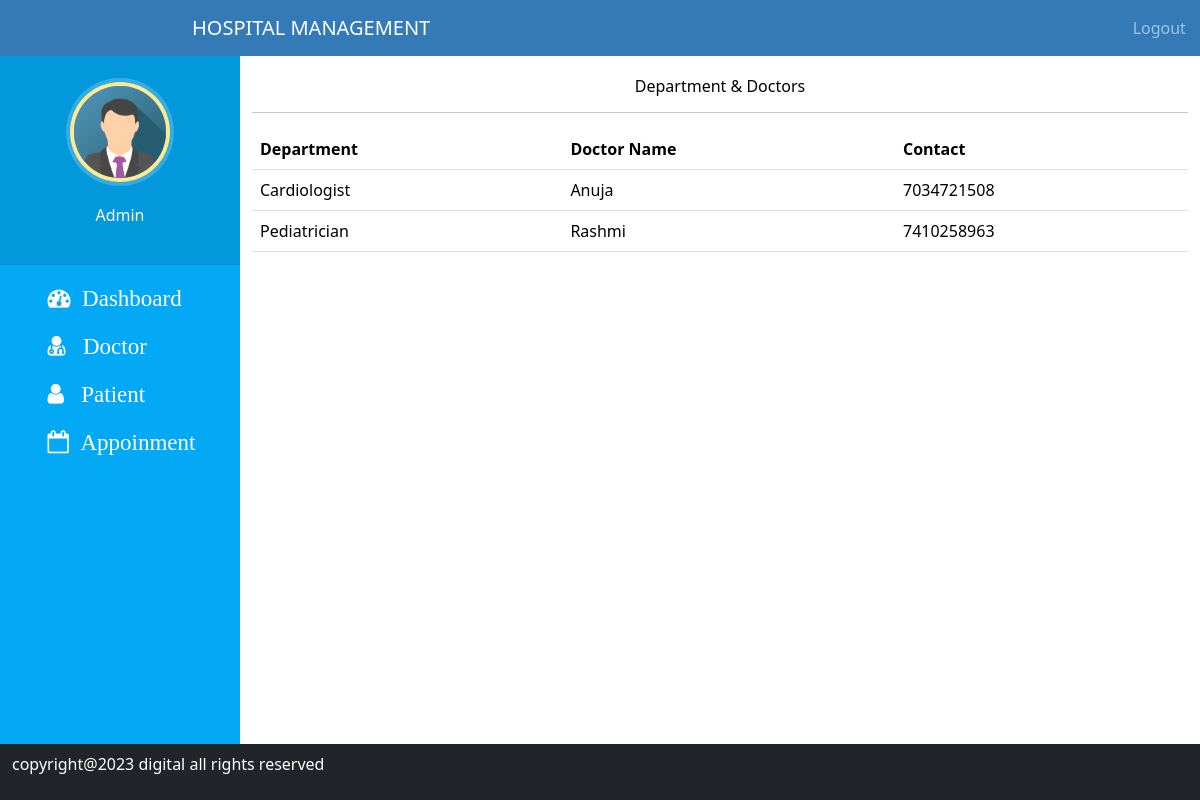
Screenshot of /admin_view_doctor_Specialisation with the database file from the repository.
### hospital/models.py (models this page shows)
class Doctor(models.Model):
    doctor_id =models.ForeignKey(User, on_delete=models.CASCADE)
    address = models.CharField(max_length=20)
    phone = models.IntegerField()
    department = models.CharField(max_length=20)
    image = models.ImageField(upload_to='images/')
    status=models.BooleanField(default=False)

class User(AbstractUser):
    usertype = models.CharField(max_length=20)

### hospital/views.py (the view)
# urls.py: path("admin_view_doctor_Specialisation", views.admin_view_doctor_Specialisation, name="admin_view_doctor_Specialisation"),
def admin_view_doctor_Specialisation(request):
    doctors=Doctor.objects.all().filter(status=True)
    return render(request,'admin_view_doctor_Specialisation.html',{'doctors':doctors})

### hospital/templates/admin_view_doctor_Specialisation.html
{% extends 'admin_base.html' %}
{% load static %}
{% block content %}
<div class="container" style="margin-top: 3%;">
    <div class="panel panel-primary">
      <div class="panel-heading">
        <h6 class="panel-title text-center" style="color: black;">Department & Doctors</h6><hr>
      </div>
      <table class="table table-hover" id="dev-table">
        <thead>
          <tr>
            <th>Department</th>
            <th>Doctor Name</th>
            <th>Contact</th>
          </tr>
        </thead>
        {% for d in doctors %}
        <tr>
          <td>{{d.department}}</td>
          <td> {{d.doctor_id.first_name}}</td>
          <td>{{d.phone}}</td>
        </tr>
        {% endfor %}
      </table>
    </div>
  </div>
{% endblock content %}

### hospital/static/css/style1.css (style rules this page uses)
body { padding-left: 240px; }

### hospital/static/css/ad_style.css (style rules this page uses)
body { padding-left: 240px; }
h6 { color: white; }

### rows the page displays
Doctor: department "Cardiologist", doctor_id.first_name "Anuja", phone "7034721508"
Doctor: department "Pediatrician", doctor_id.first_name "Rashmi", phone "7410258963"
